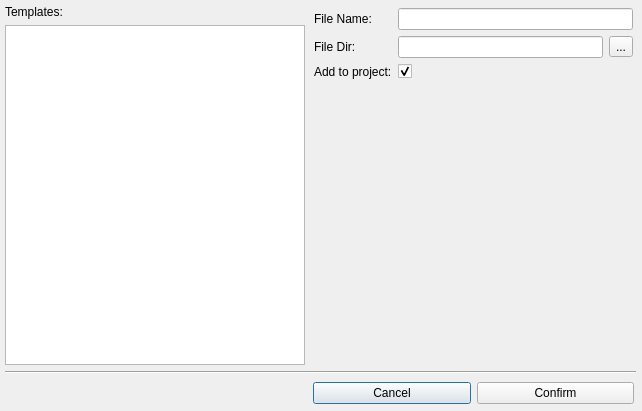
<?xml version="1.0" encoding="UTF-8"?>
<ui version="4.0">
 <class>NewFileDialog</class>
 <widget class="QDialog" name="NewFileDialog">
  <property name="geometry">
   <rect>
    <x>0</x>
    <y>0</y>
    <width>642</width>
    <height>411</height>
   </rect>
  </property>
  <property name="windowTitle">
   <string>NewFileDialog</string>
  </property>
  <property name="modal">
   <bool>true</bool>
  </property>
  <widget class="QWidget" name="gridLayoutWidget">
   <property name="geometry">
    <rect>
     <x>0</x>
     <y>0</y>
     <width>641</width>
     <height>411</height>
    </rect>
   </property>
   <layout class="QGridLayout" name="gridLayout">
    <property name="leftMargin">
     <number>5</number>
    </property>
    <property name="topMargin">
     <number>5</number>
    </property>
    <property name="rightMargin">
     <number>5</number>
    </property>
    <property name="bottomMargin">
     <number>5</number>
    </property>
    <item row="2" column="0" colspan="2">
     <widget class="Line" name="line">
      <property name="orientation">
       <enum>Qt::Horizontal</enum>
      </property>
     </widget>
    </item>
    <item row="1" column="0">
     <widget class="QListWidget" name="listWidget">
      <property name="maximumSize">
       <size>
        <width>300</width>
        <height>16777215</height>
       </size>
      </property>
     </widget>
    </item>
    <item row="3" column="1">
     <layout class="QHBoxLayout" name="horizontalLayout_2">
      <property name="leftMargin">
       <number>2</number>
      </property>
      <property name="topMargin">
       <number>2</number>
      </property>
      <property name="rightMargin">
       <number>2</number>
      </property>
      <property name="bottomMargin">
       <number>2</number>
      </property>
      <item>
       <widget class="QPushButton" name="cancelButton">
        <property name="text">
         <string>Cancel</string>
        </property>
       </widget>
      </item>
      <item>
       <widget class="QPushButton" name="confirmButton">
        <property name="text">
         <string>Confirm</string>
        </property>
       </widget>
      </item>
     </layout>
    </item>
    <item row="0" column="0">
     <widget class="QLabel" name="label">
      <property name="text">
       <string>Templates:</string>
      </property>
     </widget>
    </item>
    <item row="0" column="1" rowspan="2">
     <layout class="QFormLayout" name="formLayout">
      <property name="leftMargin">
       <number>3</number>
      </property>
      <property name="topMargin">
       <number>3</number>
      </property>
      <property name="rightMargin">
       <number>3</number>
      </property>
      <property name="bottomMargin">
       <number>3</number>
      </property>
      <item row="0" column="0">
       <widget class="QLabel" name="fileNameLabel">
        <property name="text">
         <string>File Name:</string>
        </property>
       </widget>
      </item>
      <item row="0" column="1">
       <widget class="QLineEdit" name="fileNameLineEdit"/>
      </item>
      <item row="1" column="0">
       <widget class="QLabel" name="fileDirLabel">
        <property name="text">
         <string>File Dir:</string>
        </property>
       </widget>
      </item>
      <item row="2" column="0">
       <widget class="QLabel" name="addToProjectLabel">
        <property name="text">
         <string>Add to project:</string>
        </property>
       </widget>
      </item>
      <item row="2" column="1">
       <widget class="QCheckBox" name="addToProjectCheckBox">
        <property name="checked">
         <bool>true</bool>
        </property>
       </widget>
      </item>
      <item row="1" column="1">
       <layout class="QHBoxLayout" name="horizontalLayout_3">
        <item>
         <widget class="QLineEdit" name="dirLineEdit"/>
        </item>
        <item>
         <widget class="QToolButton" name="setDirButton">
          <property name="text">
           <string>...</string>
          </property>
         </widget>
        </item>
       </layout>
      </item>
     </layout>
    </item>
   </layout>
  </widget>
 </widget>
 <layoutdefault spacing="6" margin="11"/>
 <resources/>
 <connections/>
</ui>
